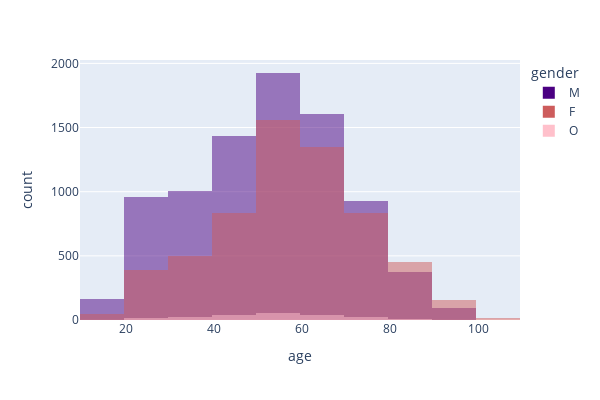

Source (notebook cell):
### Code cell
fig = px.histogram(profile_other,
                   x="age",
                   nbins=10,
                   color_discrete_sequence=['indigo', 'indianred','pink'],
                  color="gender",
                  barmode='overlay',
                  opacity = 0.50,
                  width=600, height=400)

fig.show()

### Figure 1 — Plotly figure (JSON) as saved in the notebook; plotly's stock layout.template omitted (floating-point values rounded to 4 significant figures; data arrays with more than 128 entries replaced by an {"elided": "..."} marker saying what was removed)
{"data": [{"alignmentgroup": "True", "bingroup": "x", "hovertemplate": "gender=M<br>age=%{x}<br>count=%{y}<extra></extra>", "legendgroup": "M", "marker": {"color": "indigo", "opacity": 0.5}, "name": "M", "nbinsx": 10, "offsetgroup": "M", "orientation": "v", "showlegend": true, "type": "histogram", "x": {"elided": "8484 int values"}, "xaxis": "x", "yaxis": "y"}, {"alignmentgroup": "True", "bingroup": "x", "hovertemplate": "gender=F<br>age=%{x}<br>count=%{y}<extra></extra>", "legendgroup": "F", "marker": {"color": "indianred", "opacity": 0.5}, "name": "F", "nbinsx": 10, "offsetgroup": "F", "orientation": "v", "showlegend": true, "type": "histogram", "x": {"elided": "6129 int values"}, "xaxis": "x", "yaxis": "y"}, {"alignmentgroup": "True", "bingroup": "x", "hovertemplate": "gender=O<br>age=%{x}<br>count=%{y}<extra></extra>", "legendgroup": "O", "marker": {"color": "pink", "opacity": 0.5}, "name": "O", "nbinsx": 10, "offsetgroup": "O", "orientation": "v", "showlegend": true, "type": "histogram", "x": {"elided": "212 int values"}, "xaxis": "x", "yaxis": "y"}], "layout": {"barmode": "overlay", "height": 400, "legend": {"title": {"text": "gender"}, "tracegroupgap": 0}, "margin": {"t": 60}, "width": 600, "xaxis": {"anchor": "y", "domain": [0, 1], "title": {"text": "age"}}, "yaxis": {"anchor": "x", "domain": [0, 1], "title": {"text": "count"}}}}
